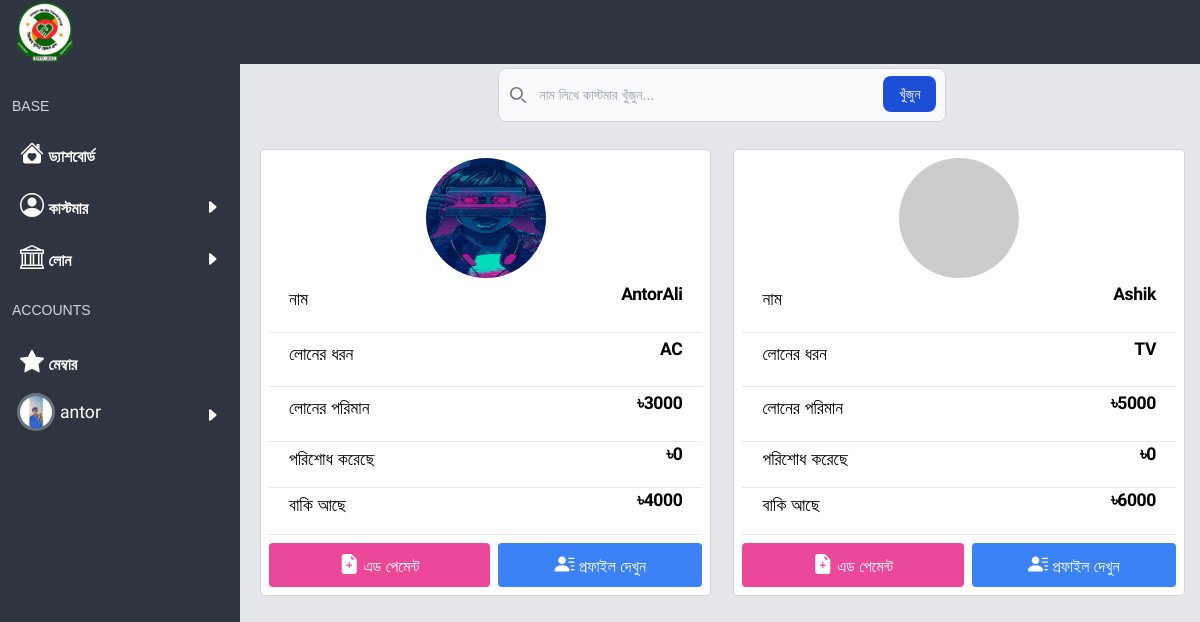
/see-customer (signed in), run on an earlier commit of the app's database.
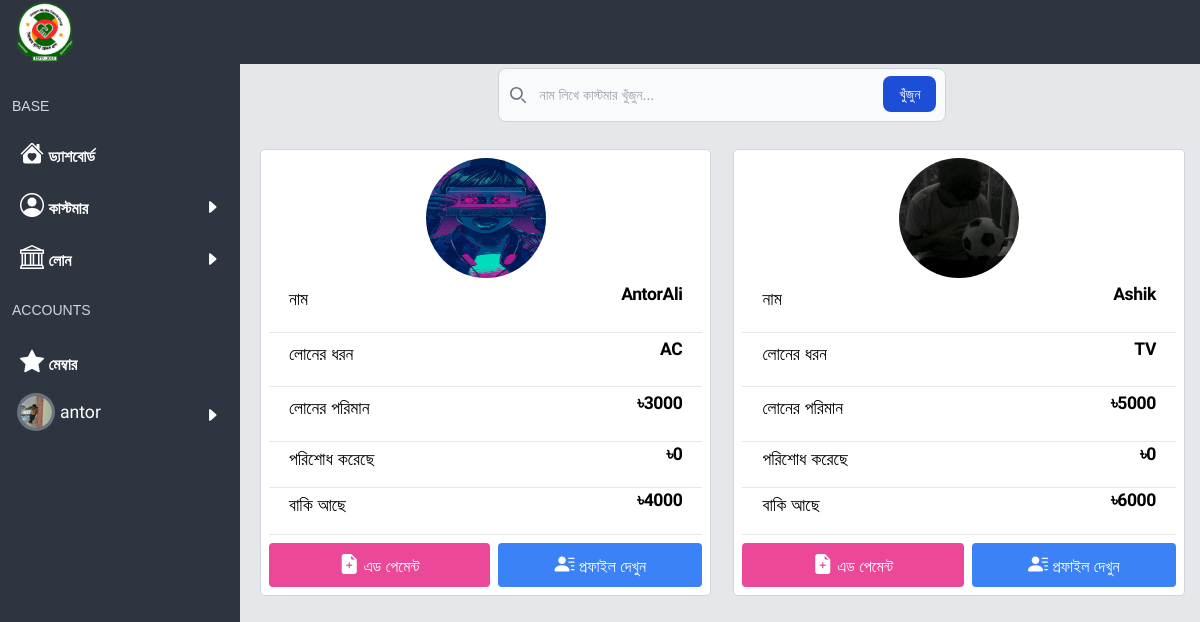
And on a later commit of the database.
### base/models.py (models this page shows, shortened)
class Profile(models.Model):
    user = models.ForeignKey(User, on_delete=models.CASCADE)
    name = models.CharField(max_length=100)
    address = models.CharField(max_length=100)
    mobile = models.CharField(max_length=100)
    dp = models.FileField(upload_to='member', null=True, blank=True)
    position = models.CharField(null=True, blank=True, max_length=100)

class Base(models.Model):
    created_at = models.DateTimeField(default=timezone.now, editable=False)
    updated_at = models.DateTimeField(auto_now=True)
    class Meta:
        abstract = True

class Customer(Base):
    name = models.CharField(max_length=100)
    address = models.CharField(max_length=100)
    mobile = models.CharField(max_length=100)
    loans = models.ForeignKey(Loan, on_delete=models.CASCADE, related_name='user_loan')
    total_loan_amount = models.IntegerField(default=0)
    already_paid = models.IntegerField(default=0)
    have_to_paid = models.IntegerField(default=0)
    dp = models.FileField(upload_to='dp', null=True, blank=True)
    mission_complete = models.BooleanField(default=False)
    profit = models.IntegerField(default=0)
    have_to_pay = models.IntegerField(default=0)

class Loan(Base):
    name = models.CharField(max_length=100)
    price = models.IntegerField(default=0)

### base/views.py (the view)
# urls.py: path('see-customer', show_customer),
@onlyuser
def show_customer(request):
    customers = Customer.objects.all().order_by('-id')
    if request.GET.get('q'):
        customers = customers.filter(name__icontains=request.GET.get('q'))
    context = {'customer' : customers}
    return render(request, 'seecustomer.html', context)

### base/context_processor.py (called while the page is built)
def user_profile(request):
    if request.user.is_authenticated:
        profile = Profile.objects.get(user=request.user)
    else:
        profile = None
    return {'prof': profile}

### templates/seecustomer.html (shortened to what this page needs)
{% extends 'base.html' %}
{% block body %}
<form class="mb-5 max-w-md mx-auto" method="GET" action="/see-customer">
  <div class="relative">
      <div class="absolute inset-y-0 start-0 flex items-center ps-3 pointer-events-none">
      </div>
      <input name="q" type="search" id="default-search" class="block w-full p-4 ps-10 text-sm text-gray-900 border border-gray-300 rounded-lg bg-gray-50 focus:ring-blue-500 focus:border-blue-500" placeholder="নাম লিখে কাস্টমার খুঁজুন..." required />
      <button type="submit" class="text-white absolute end-2.5 bottom-2.5 bg-blue-700 hover:bg-blue-800 focus:ring-4 focus:outline-none focus:ring-blue-300 font-medium rounded-lg text-sm px-4 py-2">খুঁজুন</button>
  </div>
</form>
<div class="grid grid-cols-1 md:grid-cols-2 gap-2">
   {% for c in customer %}
   <div class="z-0 relative m-2 p-2 rounded bg-white flex flex-col justify-center ring ring-1 ring-gray-300">
     <div class="flex items-center justify-center">
       <img class="rounded-full h-[120px]  w-[120px]"
       {% if c.dp %}
       src="{{c.dp.url}}"
       {% else %}
       src="https://api.dicebear.com/9.x/initials/svg?seed={{c.name}}"
       {% endif %}
       />
     </div>
     <div class="info flex items-start justify-between mx-5 my-2">
       <p class="mute">নাম</p>
       <p class="mute gab">{{c.name}}</p>
     </div>
     <hr>
     <div class="info flex items-start justify-between mx-5 my-2">
       <p class="mute">লোনের ধরন</p>
       <p class="mute gab">{{c.loans.name}}</p>
     </div>
     <hr>
     <div class="info flex items-start justify-between mx-5 my-2">
       <p class="mute">লোনের পরিমান</p>
       <p class="mute gab">৳{{c.total_loan_amount}}</p>
     </div>
     <hr>
     <div class="info flex items-start justify-between mx-5 my-1">
       <p class="mute">পরিশোধ করেছে</p>
       <p class="mute gab">৳{{c.already_paid}}</p>
     </div>
     <hr>
     <div class="info flex items-start justify-between mx-5 my-1">
       <p class="mute">বাকি আছে</p>
       <p class="mute gab">৳{{c.have_to_paid}}</p>
     </div>
     <hr>
<div class="gap-2 mt-2 flex items-center justify-between">
<button data-modal-id="modal-{{c.id}}" class="openModalBtn w-full text-white py-2 px-4 rounded bg-pink-500">
       <i class="text-xl bi bi-file-earmark-plus-fill"></i> এড পেমেন্ট
     </button>
<a class="w-full"  href="/profile/{{c.id}}">
<button class=" text-white py-2 px-4 rounded bg-blue-500 w-full">
       <i class="text-xl bi bi-person-lines-fill my-auto"></i> প্রফাইল দেখুন
     </button>
</a>
</div>
   </div>
   {% endfor %}
{% endblock %}

### templates/base.html (shortened to what this page needs)
<!doctype html>
<html>
<head>
  {% load static %}
  <script src="https://cdn.tailwindcss.com"></script>
  <link rel="stylesheet" href="https://cdn.jsdelivr.net/npm/bootstrap-icons@1.11.3/font/bootstrap-icons.min.css">
  <link href="https://fonts.maateen.me/solaiman-lipi/font.css" rel="stylesheet">
0</head>
<body x-data="{open : false}" class="p-0 m-0 gap-0 md:flex bg-gray-200">
  <nav x-show="open" class="rng md:!block fixed navcol w-60 h-screen top-0 md:top-auto z-10">
    <div class="nav flex items-center justify-between">
      <a class="p-4 px-4 text-2xl" href="/">
        <h1 class="pt-2 text-pink-400">লোন লাগবে</h1>
      </a>
    </div>
    <ul class="text-white p-3 items">
              <div class="py-3 flex items-center text-sm text-gray-300 after:flex-1">BASE</div>
    <a href="/">
      <li class="font-bold p-2 hover:rounded-md hover:bg-gray-700 hover:text-pink-400">
        <i style="font-size: 1.5rem;" class="bi bi-house-heart-fill"></i>
         ড্যাশবোর্ড</li>
    </a>
      <li onclick="showcats()" class="font-bold p-2 hover:rounded-md hover:bg-gray-700 hover:text-pink-400">
        <div class="flex justify-between">
          <div>
        <i style="font-size: 1.5rem;" class="bi bi-person-circle"></i>
         কাস্টমার
         </div>
         <div id="cd" class="mt-2">
           <i class="bi bi-caret-right-fill"></i>
         </div>
                 </li>
          <li onclick="showloan()" class="font-bold p-2 hover:rounded-md hover:bg-gray-700 hover:text-pink-400">
            <div class="flex justify-between">
              <div>
                <i style="font-size: 1.5rem;" class="bi bi-bank"></i>
                লোন
              </div>
              <div id="ln" class="mt-2">
                <i class="bi bi-caret-right-fill"></i>
              </div>
          </li>
              <div class="py-4 flex items-center text-sm text-gray-300 after:flex-1">ACCOUNTS</div>
<a href="/all-member">
      <li class="font-bold p-2 hover:rounded-md hover:bg-gray-700 hover:text-pink-400">
        <i style="font-size: 1.5rem;" class="bi bi-star-fill"></i>
         মেম্বার</li>
    </a>
<li onclick="showadmin()" class="font-bold p-2 hover:rounded-md hover:bg-gray-700 hover:text-pink-400">
        <div class="flex justify-between">
          <div class="flex gap-2 justify-around">
         <img class="ring  ring-gray-500 h-8 w-8 rounded-full"
{% if not prof.dp.url %}
src="https://api.dicebear.com/9.x/initials/svg?seed={{prof.name}}"
{% else %}
src="{{prof.dp.url}}"
{% endif %}
/>
        <p class="m-auto"> {{request.user.username}} </p>
          </div>
         <div id="ad" class="mt-2">
           <i class="bi bi-caret-right-fill"></i>
         </div>
                 </li>
    </ul>
  </nav>
  <div class="md:flex-grow">
    <header class="z-10 fixed w-full top-0  navcol flex items-center gap-1 h-16 p-2 text-white z-1">
<div class="flex items-center justify-between">
      <logo>
       <a href="/">
        <img src="{% static 'sirajammuniralogo.png' %}" alt="sirajam_munira_logo" class="w-14">
</a>
      </logo>
</div>
    </header>
    <main class="pt-16 p-1 m-1 md:ml-60">
        {% block body %}
        {% endblock %}
    </main>
  </div>
</body>
</html>

What changed in the data, as far as the page shows it:
changed Profile: dp: a different picture
changed Customer "Ashik": dp: picture added in place of a placeholder
